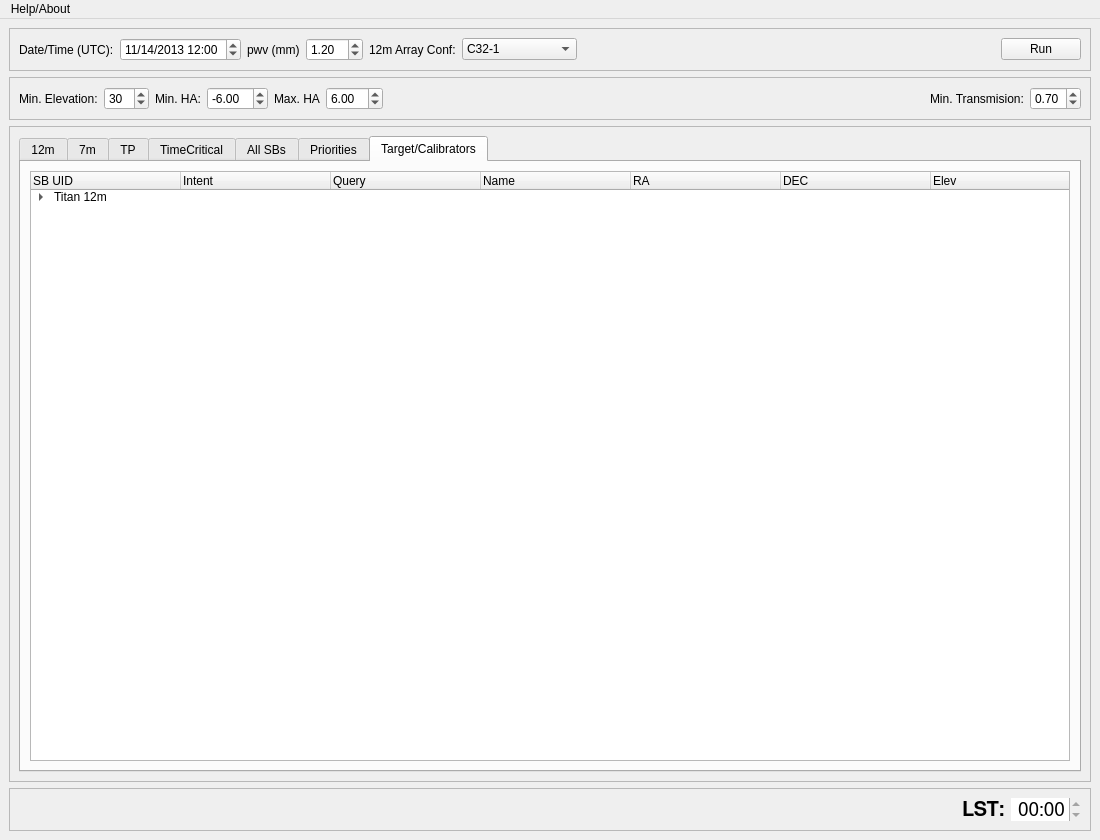
<?xml version="1.0" encoding="UTF-8"?>
<ui version="4.0">
 <class>MainWindow</class>
 <widget class="QMainWindow" name="MainWindow">
  <property name="geometry">
   <rect>
    <x>0</x>
    <y>0</y>
    <width>1100</width>
    <height>840</height>
   </rect>
  </property>
  <property name="sizePolicy">
   <sizepolicy hsizetype="Expanding" vsizetype="Expanding">
    <horstretch>0</horstretch>
    <verstretch>0</verstretch>
   </sizepolicy>
  </property>
  <property name="minimumSize">
   <size>
    <width>1100</width>
    <height>840</height>
   </size>
  </property>
  <property name="windowTitle">
   <string>WTO (What to Observe)</string>
  </property>
  <widget class="QWidget" name="centralwidget">
   <property name="sizePolicy">
    <sizepolicy hsizetype="Expanding" vsizetype="Expanding">
     <horstretch>0</horstretch>
     <verstretch>0</verstretch>
    </sizepolicy>
   </property>
   <layout class="QGridLayout" name="gridLayout">
    <item row="2" column="0">
     <widget class="QFrame" name="frameTop">
      <property name="frameShape">
       <enum>QFrame::StyledPanel</enum>
      </property>
      <property name="frameShadow">
       <enum>QFrame::Raised</enum>
      </property>
      <layout class="QGridLayout" name="gridLayout_3">
       <item row="0" column="0">
        <widget class="QTabWidget" name="tabWidget">
         <property name="sizePolicy">
          <sizepolicy hsizetype="Expanding" vsizetype="MinimumExpanding">
           <horstretch>0</horstretch>
           <verstretch>0</verstretch>
          </sizepolicy>
         </property>
         <property name="currentIndex">
          <number>6</number>
         </property>
         <widget class="QWidget" name="tab12m">
          <attribute name="title">
           <string>12m</string>
          </attribute>
          <layout class="QGridLayout" name="gridLayout_4">
           <item row="0" column="0">
            <widget class="QTableView" name="blc_view">
             <property name="sizePolicy">
              <sizepolicy hsizetype="Expanding" vsizetype="Minimum">
               <horstretch>0</horstretch>
               <verstretch>0</verstretch>
              </sizepolicy>
             </property>
            </widget>
           </item>
          </layout>
         </widget>
         <widget class="QWidget" name="tab7m">
          <attribute name="title">
           <string>7m</string>
          </attribute>
          <layout class="QGridLayout" name="gridLayout_5">
           <item row="0" column="0">
            <widget class="QTableView" name="aca_view"/>
           </item>
          </layout>
         </widget>
         <widget class="QWidget" name="tabTP">
          <attribute name="title">
           <string>TP</string>
          </attribute>
          <layout class="QGridLayout" name="gridLayout_7">
           <item row="0" column="0">
            <widget class="QTableView" name="tp_view"/>
           </item>
          </layout>
         </widget>
         <widget class="QWidget" name="tabTC">
          <attribute name="title">
           <string>TimeCritical</string>
          </attribute>
          <layout class="QGridLayout" name="gridLayout_8">
           <item row="0" column="0">
            <widget class="QTableView" name="tc_view"/>
           </item>
          </layout>
         </widget>
         <widget class="QWidget" name="tabALL">
          <attribute name="title">
           <string>All SBs</string>
          </attribute>
          <layout class="QGridLayout" name="gridLayout_9">
           <item row="0" column="0">
            <widget class="QTableView" name="allsb_view"/>
           </item>
          </layout>
         </widget>
         <widget class="QWidget" name="tabPriority">
          <attribute name="title">
           <string>Priorities</string>
          </attribute>
          <layout class="QGridLayout" name="gridLayout_10">
           <item row="0" column="0">
            <widget class="QTableView" name="priority_view"/>
           </item>
          </layout>
         </widget>
         <widget class="QWidget" name="tabCalQuery">
          <attribute name="title">
           <string>Target/Calibrators</string>
          </attribute>
          <layout class="QGridLayout" name="gridLayout_12">
           <item row="0" column="0">
            <widget class="QTreeWidget" name="treeWidget">
             <attribute name="headerDefaultSectionSize">
              <number>150</number>
             </attribute>
             <attribute name="headerHighlightSections">
              <bool>true</bool>
             </attribute>
             <column>
              <property name="text">
               <string>SB UID</string>
              </property>
             </column>
             <column>
              <property name="text">
               <string>Intent</string>
              </property>
             </column>
             <column>
              <property name="text">
               <string>Query</string>
              </property>
             </column>
             <column>
              <property name="text">
               <string>Name</string>
              </property>
             </column>
             <column>
              <property name="text">
               <string>RA</string>
              </property>
             </column>
             <column>
              <property name="text">
               <string>DEC</string>
              </property>
             </column>
             <column>
              <property name="text">
               <string>Elev</string>
              </property>
             </column>
             <item>
              <property name="text">
               <string>Titan 12m</string>
              </property>
              <property name="text">
               <string/>
              </property>
              <property name="text">
               <string/>
              </property>
              <property name="text">
               <string/>
              </property>
              <property name="text">
               <string/>
              </property>
              <item>
               <property name="text">
                <string>T1</string>
               </property>
               <property name="text">
                <string>PhaseCal</string>
               </property>
               <property name="text">
                <string>True</string>
               </property>
               <property name="text">
                <string>J0243-234</string>
               </property>
               <property name="text">
                <string>02:34:23</string>
               </property>
               <property name="text">
                <string>-23:35:00</string>
               </property>
               <property name="text">
                <string>56</string>
               </property>
              </item>
              <item>
               <property name="text">
                <string>T2</string>
               </property>
               <property name="text">
                <string>Science</string>
               </property>
               <property name="text">
                <string>False</string>
               </property>
               <property name="text">
                <string>Titan</string>
               </property>
               <property name="text">
                <string>01:45:23</string>
               </property>
               <property name="text">
                <string>-19:43:12</string>
               </property>
               <property name="text">
                <string>46</string>
               </property>
              </item>
             </item>
            </widget>
           </item>
          </layout>
         </widget>
        </widget>
       </item>
      </layout>
     </widget>
    </item>
    <item row="0" column="0">
     <widget class="QFrame" name="frameOptions">
      <property name="sizePolicy">
       <sizepolicy hsizetype="Preferred" vsizetype="Fixed">
        <horstretch>0</horstretch>
        <verstretch>0</verstretch>
       </sizepolicy>
      </property>
      <property name="minimumSize">
       <size>
        <width>0</width>
        <height>32</height>
       </size>
      </property>
      <property name="frameShape">
       <enum>QFrame::StyledPanel</enum>
      </property>
      <property name="frameShadow">
       <enum>QFrame::Raised</enum>
      </property>
      <layout class="QGridLayout" name="gridLayout_2">
       <item row="0" column="2">
        <widget class="QLabel" name="label_2">
         <property name="text">
          <string>pwv (mm)</string>
         </property>
        </widget>
       </item>
       <item row="0" column="1">
        <widget class="QDateTimeEdit" name="dateTimeBox">
         <property name="sizePolicy">
          <sizepolicy hsizetype="Fixed" vsizetype="Fixed">
           <horstretch>0</horstretch>
           <verstretch>0</verstretch>
          </sizepolicy>
         </property>
         <property name="dateTime">
          <datetime>
           <hour>12</hour>
           <minute>0</minute>
           <second>0</second>
           <year>2013</year>
           <month>11</month>
           <day>14</day>
          </datetime>
         </property>
         <property name="time">
          <time>
           <hour>12</hour>
           <minute>0</minute>
           <second>0</second>
          </time>
         </property>
         <property name="maximumTime">
          <time>
           <hour>17</hour>
           <minute>59</minute>
           <second>59</second>
          </time>
         </property>
         <property name="minimumTime">
          <time>
           <hour>20</hour>
           <minute>0</minute>
           <second>0</second>
          </time>
         </property>
         <property name="displayFormat">
          <string>MM/dd/yyyy hh:mm</string>
         </property>
         <property name="timeSpec">
          <enum>Qt::UTC</enum>
         </property>
        </widget>
       </item>
       <item row="0" column="6">
        <spacer name="horizontalSpacer">
         <property name="orientation">
          <enum>Qt::Horizontal</enum>
         </property>
         <property name="sizeHint" stdset="0">
          <size>
           <width>40</width>
           <height>20</height>
          </size>
         </property>
        </spacer>
       </item>
       <item row="0" column="7">
        <widget class="QPushButton" name="runButton">
         <property name="sizePolicy">
          <sizepolicy hsizetype="Fixed" vsizetype="Fixed">
           <horstretch>0</horstretch>
           <verstretch>0</verstretch>
          </sizepolicy>
         </property>
         <property name="text">
          <string>Run</string>
         </property>
        </widget>
       </item>
       <item row="0" column="0">
        <widget class="QLabel" name="label">
         <property name="text">
          <string>Date/Time (UTC):</string>
         </property>
        </widget>
       </item>
       <item row="0" column="4">
        <widget class="QLabel" name="label_3">
         <property name="text">
          <string>12m Array Conf:</string>
         </property>
        </widget>
       </item>
       <item row="0" column="3">
        <widget class="QDoubleSpinBox" name="spinPwv">
         <property name="singleStep">
          <double>0.100000000000000</double>
         </property>
         <property name="value">
          <double>1.200000000000000</double>
         </property>
        </widget>
       </item>
       <item row="0" column="5">
        <widget class="QComboBox" name="confArrayBox">
         <property name="currentIndex">
          <number>0</number>
         </property>
         <item>
          <property name="text">
           <string>C32-1</string>
          </property>
         </item>
         <item>
          <property name="text">
           <string>C32-2</string>
          </property>
         </item>
         <item>
          <property name="text">
           <string>C32-3</string>
          </property>
         </item>
         <item>
          <property name="text">
           <string>C32-4</string>
          </property>
         </item>
         <item>
          <property name="text">
           <string>C32-5</string>
          </property>
         </item>
         <item>
          <property name="text">
           <string>C32-6</string>
          </property>
         </item>
         <item>
          <property name="text">
           <string>All C32 allowed</string>
          </property>
         </item>
         <item>
          <property name="text">
           <string>No filter</string>
          </property>
         </item>
        </widget>
       </item>
      </layout>
     </widget>
    </item>
    <item row="1" column="0">
     <widget class="QFrame" name="frameTabs">
      <property name="sizePolicy">
       <sizepolicy hsizetype="Preferred" vsizetype="Fixed">
        <horstretch>0</horstretch>
        <verstretch>0</verstretch>
       </sizepolicy>
      </property>
      <property name="minimumSize">
       <size>
        <width>0</width>
        <height>32</height>
       </size>
      </property>
      <property name="frameShape">
       <enum>QFrame::StyledPanel</enum>
      </property>
      <property name="frameShadow">
       <enum>QFrame::Raised</enum>
      </property>
      <layout class="QGridLayout" name="gridLayout_6">
       <item row="0" column="8">
        <widget class="QDoubleSpinBox" name="spinTrans">
         <property name="maximum">
          <double>1.000000000000000</double>
         </property>
         <property name="singleStep">
          <double>0.010000000000000</double>
         </property>
         <property name="value">
          <double>0.700000000000000</double>
         </property>
        </widget>
       </item>
       <item row="0" column="2">
        <widget class="QLabel" name="label_5">
         <property name="text">
          <string>Min. HA:</string>
         </property>
        </widget>
       </item>
       <item row="0" column="7">
        <widget class="QLabel" name="label_7">
         <property name="text">
          <string>Min. Transmision:</string>
         </property>
        </widget>
       </item>
       <item row="0" column="3">
        <widget class="QDoubleSpinBox" name="spinMinHA">
         <property name="sizePolicy">
          <sizepolicy hsizetype="Fixed" vsizetype="Fixed">
           <horstretch>0</horstretch>
           <verstretch>0</verstretch>
          </sizepolicy>
         </property>
         <property name="minimum">
          <double>-12.000000000000000</double>
         </property>
         <property name="maximum">
          <double>0.000000000000000</double>
         </property>
         <property name="singleStep">
          <double>0.500000000000000</double>
         </property>
         <property name="value">
          <double>-6.000000000000000</double>
         </property>
        </widget>
       </item>
       <item row="0" column="4">
        <widget class="QLabel" name="label_6">
         <property name="text">
          <string>Max. HA</string>
         </property>
        </widget>
       </item>
       <item row="0" column="1">
        <widget class="QSpinBox" name="spinpElev">
         <property name="sizePolicy">
          <sizepolicy hsizetype="Fixed" vsizetype="Fixed">
           <horstretch>0</horstretch>
           <verstretch>0</verstretch>
          </sizepolicy>
         </property>
         <property name="minimum">
          <number>-90</number>
         </property>
         <property name="maximum">
          <number>90</number>
         </property>
         <property name="value">
          <number>30</number>
         </property>
        </widget>
       </item>
       <item row="0" column="0">
        <widget class="QLabel" name="label_4">
         <property name="text">
          <string>Min. Elevation:</string>
         </property>
        </widget>
       </item>
       <item row="0" column="5">
        <widget class="QDoubleSpinBox" name="spinMaxHA">
         <property name="sizePolicy">
          <sizepolicy hsizetype="Fixed" vsizetype="Fixed">
           <horstretch>0</horstretch>
           <verstretch>0</verstretch>
          </sizepolicy>
         </property>
         <property name="maximum">
          <double>12.000000000000000</double>
         </property>
         <property name="singleStep">
          <double>0.500000000000000</double>
         </property>
         <property name="value">
          <double>6.000000000000000</double>
         </property>
        </widget>
       </item>
       <item row="0" column="6">
        <spacer name="horizontalSpacer_2">
         <property name="orientation">
          <enum>Qt::Horizontal</enum>
         </property>
         <property name="sizeHint" stdset="0">
          <size>
           <width>40</width>
           <height>20</height>
          </size>
         </property>
        </spacer>
       </item>
      </layout>
     </widget>
    </item>
    <item row="3" column="0">
     <widget class="QFrame" name="frame">
      <property name="sizePolicy">
       <sizepolicy hsizetype="Preferred" vsizetype="Fixed">
        <horstretch>0</horstretch>
        <verstretch>0</verstretch>
       </sizepolicy>
      </property>
      <property name="minimumSize">
       <size>
        <width>0</width>
        <height>32</height>
       </size>
      </property>
      <property name="frameShape">
       <enum>QFrame::StyledPanel</enum>
      </property>
      <property name="frameShadow">
       <enum>QFrame::Raised</enum>
      </property>
      <layout class="QGridLayout" name="gridLayout_11">
       <item row="0" column="1">
        <widget class="QLabel" name="label_8">
         <property name="font">
          <font>
           <family>FreeSans</family>
           <pointsize>15</pointsize>
           <weight>75</weight>
           <bold>true</bold>
          </font>
         </property>
         <property name="text">
          <string>LST:</string>
         </property>
        </widget>
       </item>
       <item row="0" column="0">
        <spacer name="horizontalSpacer_3">
         <property name="orientation">
          <enum>Qt::Horizontal</enum>
         </property>
         <property name="sizeHint" stdset="0">
          <size>
           <width>40</width>
           <height>20</height>
          </size>
         </property>
        </spacer>
       </item>
       <item row="0" column="2">
        <widget class="QTimeEdit" name="timeEdit">
         <property name="font">
          <font>
           <family>FreeSans</family>
           <pointsize>14</pointsize>
          </font>
         </property>
         <property name="frame">
          <bool>false</bool>
         </property>
         <property name="alignment">
          <set>Qt::AlignRight|Qt::AlignTrailing|Qt::AlignVCenter</set>
         </property>
         <property name="readOnly">
          <bool>true</bool>
         </property>
         <property name="currentSection">
          <enum>QDateTimeEdit::HourSection</enum>
         </property>
         <property name="displayFormat">
          <string>hh:mm</string>
         </property>
         <property name="timeSpec">
          <enum>Qt::UTC</enum>
         </property>
        </widget>
       </item>
      </layout>
     </widget>
    </item>
   </layout>
  </widget>
  <widget class="QMenuBar" name="menubar">
   <property name="geometry">
    <rect>
     <x>0</x>
     <y>0</y>
     <width>1100</width>
     <height>27</height>
    </rect>
   </property>
   <widget class="QMenu" name="menuHelp_About">
    <property name="title">
     <string>Help/About</string>
    </property>
    <addaction name="actionHelp"/>
    <addaction name="actionAbout"/>
    <addaction name="actionPriority_Weights"/>
   </widget>
   <addaction name="menuHelp_About"/>
  </widget>
  <action name="actionHelp">
   <property name="text">
    <string>Help</string>
   </property>
  </action>
  <action name="actionAbout">
   <property name="text">
    <string>About</string>
   </property>
  </action>
  <action name="actionSee_prioriy_weights">
   <property name="enabled">
    <bool>true</bool>
   </property>
   <property name="text">
    <string>See prioriy weights</string>
   </property>
  </action>
  <action name="actionPriority_Weights">
   <property name="text">
    <string>Priority Weights</string>
   </property>
  </action>
 </widget>
 <resources/>
 <connections/>
</ui>
